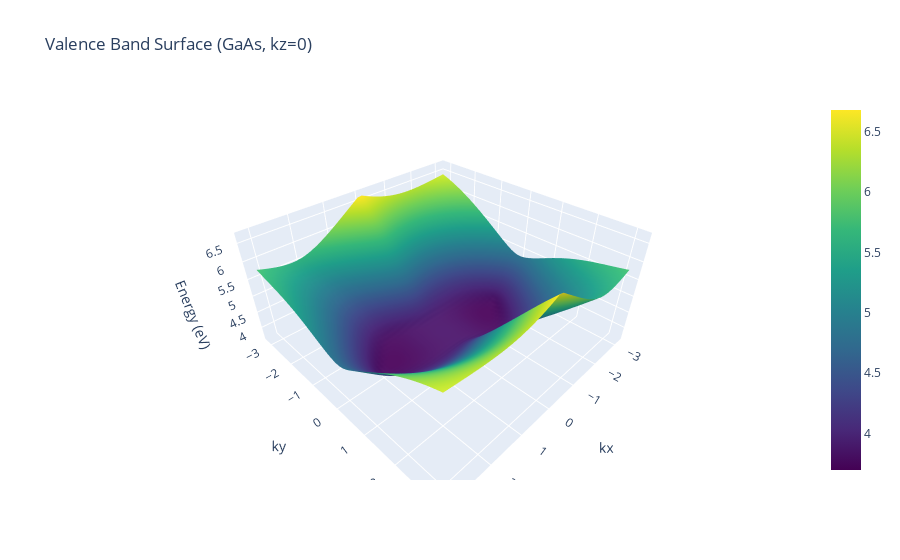

Source (notebook cell):
### Code cell
import numpy as np
import plotly.graph_objects as go

# Constants (same as your original code) — shortened here
Esa = -8.3431
Epa = 1.0414
Esc = -2.6569
Epc = 3.6686
Esea = 8.5914
Esec = 6.7386
Vss = -6.4513
Vxx = 1.9546
Vxy = 5.0779
Vsapc = 4.4800
Vpasc = 5.7839
Vseapc = 4.8422
Vpasec = 4.8077

# FCC basis vectors
d1 = np.array([0.0, 0.0, 0.0]) / 2
d2 = np.array([0.0, -1.0, -1.0]) / 2
d3 = np.array([-1.0, 0.0, -1.0]) / 2
d4 = np.array([-1.0, -1.0, 0.0]) / 2
ds = [d1, d2, d3, d4]

# K-grid
Nk = 50
kx_vals = np.linspace(-np.pi, np.pi, Nk)
ky_vals = np.linspace(-np.pi, np.pi, Nk)
KX, KY = np.meshgrid(kx_vals, ky_vals)
energy_band = np.zeros((Nk, Nk))

for i in range(Nk):
    for j in range(Nk):
        kx, ky = KX[i, j], KY[i, j]
        k = np.array([kx, ky, 0])  # 2D slice with kz = 0

        # Phase factors
        p = [np.exp(1j * np.dot(k, d)) for d in ds]
        g0 = sum(p) / 4
        g1 = (p[0] + p[1] - p[2] - p[3]) / 4
        g2 = (p[0] - p[1] + p[2] - p[3]) / 4
        g3 = (p[0] - p[1] - p[2] + p[3]) / 4

        # Build Hamiltonian
        h = np.zeros((11, 11), dtype=complex)
        h[0, 0] = Esa / 2
        h[0, 1] = Vss * g0
        h[0, 2] = Vsapc * g1
        h[0, 3] = Vsapc * g2
        h[0, 4] = Vsapc * g3

        h[1, 1] = Esc / 2
        h[1, 2] = -Vpasc * np.conj(g1)
        h[1, 3] = -Vpasc * np.conj(g2)
        h[1, 4] = -Vpasc * np.conj(g3)

        h[2, 2] = Epa / 2
        h[2, 5] = Vxx * g0
        h[2, 6] = Vxy * g3

        h[3, 3] = Epa / 2
        h[3, 5] = Vxy * g2
        h[3, 7] = Vxx * g0

        h[4, 4] = Epa / 2
        h[4, 6] = Vxy * g1
        h[4, 7] = Vxy * g2

        h[5, 5] = Epc / 2
        h[5, 8] = Vseapc * g1

        h[6, 6] = Epc / 2
        h[6, 8] = Vseapc * g2

        h[7, 7] = Epc / 2
        h[7, 8] = Vseapc * g3

        h[8, 8] = Esea / 2
        h[9, 9] = Esec / 2
        h[10, 10] = Esec / 2

        H = h + h.conj().T - np.diag(h.diagonal())
        eigvals, _ = np.linalg.eigh(H)
        energy_band[i, j] = np.real(np.sort(eigvals)[9])  # pick the 5th band (approx valence top)

# Plotly 3D surface
fig = go.Figure(data=[go.Surface(z=energy_band, x=KX, y=KY, colorscale='Viridis')])
fig.update_layout(title="Valence Band Surface (GaAs, kz=0)", scene=dict(
    xaxis_title="kx",
    yaxis_title="ky",
    zaxis_title="Energy (eV)"
))
fig.show()

### Figure 1 — Plotly figure (JSON) as saved in the notebook; plotly's stock layout.template omitted (floating-point values rounded to 4 significant figures; data arrays with more than 128 entries replaced by an {"elided": "..."} marker saying what was removed)
{"data": [{"colorscale": [[0, "#440154"], [0.1111, "#482878"], [0.2222, "#3e4989"], [0.3333, "#31688e"], [0.4444, "#26828e"], [0.5556, "#1f9e89"], [0.6667, "#35b779"], [0.7778, "#6ece58"], [0.8889, "#b5de2b"], [1, "#fde725"]], "type": "surface", "x": {"elided": "50x50 float values"}, "y": {"elided": "50x50 float values"}, "z": {"elided": "50x50 float values"}}], "layout": {"scene": {"xaxis": {"title": {"text": "kx"}}, "yaxis": {"title": {"text": "ky"}}, "zaxis": {"title": {"text": "Energy (eV)"}}}, "title": {"text": "Valence Band Surface (GaAs, kz=0)"}}}
